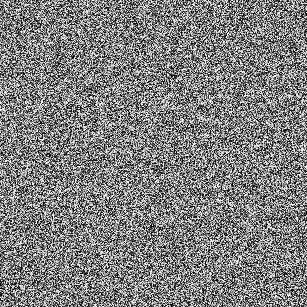
#> input picture Project_image_share_1.png, 307 x 307 px
$ python Massg2Decrypt.py
#> lines starting #> are read from the running program, lines starting #| are printed output that depends on the picture
from PIL import Image
import numpy as np


def extract_message(image_array):
    # Extract the hidden message from the LSB (Least Significant Bit) of the image array
    message_bytes = bytearray()
    for i in range(image_array.shape[0]):
        byte = 0
        for j in range(8):  # Iterate over each bit in the byte
            bit = image_array[i, j] & 1  # Extract the LSB of image pixel
            byte = byte | (
                bit << j
            )  # Set the j-th bit of the byte to the extracted bit
        message_bytes.append(byte)
        # Stop processing when the end of message symbol (null byte) is encountered
        if message_bytes[-1] == 0:
            break

    # Convert bytearray to string
    hidden_message = message_bytes.decode("utf-8")

    return hidden_message.rstrip("\x00")  # Remove trailing null bytes


def reconstruct_image(shares_paths):
    try:
        # Load the shares
        shares = [np.array(Image.open(path).convert("L")) for path in shares_paths]
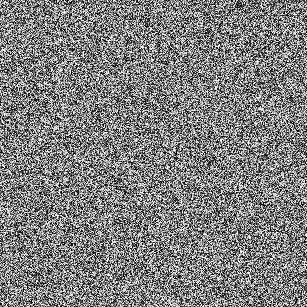
#> input picture Project_image_share_2.png, 307 x 307 px
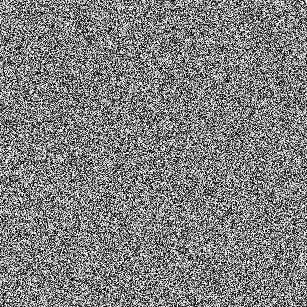
#> input picture Project_image_share_3.png, 307 x 307 px
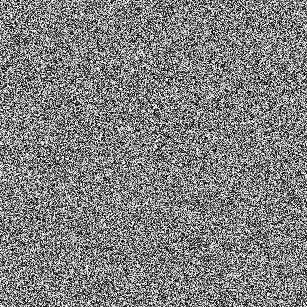
#> input picture Project_image_share_4.png, 307 x 307 px
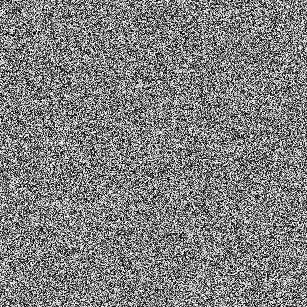
#> input picture Project_image_share_5.png, 307 x 307 px
#> shares = 5 items

        # Print shape and type of loaded shares for debugging
        for i, share in enumerate(shares):
            print(f"Share {i+1}: Shape={share.shape}, Type={share.dtype}")
#> this loop made 5 passes
#| Share 1: Shape=(307, 307), Type=uint8
#| Share 2: Shape=(307, 307), Type=uint8
#| Share 3: Shape=(307, 307), Type=uint8
#| Share 4: Shape=(307, 307), Type=uint8
#| Share 5: Shape=(307, 307), Type=uint8

        # Initialize the reconstructed image with the first share
        reconstructed_image = shares[0].copy()
#> reconstructed_image is the input picture: shape (307, 307); min 0, max 255, mean 127.6

        # XOR all shares together to reconstruct the original image
        for share in shares[1:]:
            reconstructed_image = np.bitwise_xor(reconstructed_image, share)
#> this loop made 4 passes
#> pass 1, in reconstruct_image, `reconstructed_image = np.bitwise_xor(reconstructed_image, share)`:
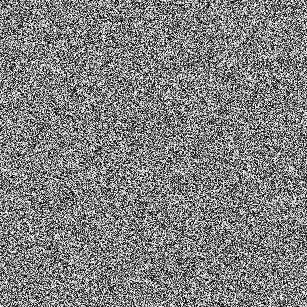
#> reconstructed_image: shape (307, 307); min 0, max 255, mean 127.8
#> pass 3, in reconstruct_image, `reconstructed_image = np.bitwise_xor(reconstructed_image, share)`:
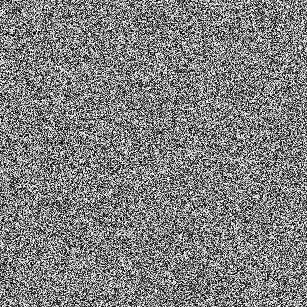
#> reconstructed_image: shape (307, 307); min 0, max 255, mean 127.3
#> after the loop:
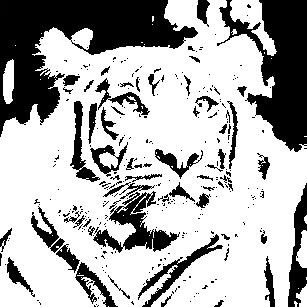
#> reconstructed_image: shape (307, 307); min 0, max 255, mean 174.5

        # Print shape and type of reconstructed image for debugging
        print(
            f"Reconstructed Image: Shape={reconstructed_image.shape}, Type={reconstructed_image.dtype}"
        )
#| Reconstructed Image: Shape=(307, 307), Type=uint8

        # Extract the hidden message from the reconstructed image
        hidden_message = extract_message(reconstructed_image)
#> hidden_message = 'VISUAL CRYPTORAPY'

        return hidden_message

    except Exception as e:
        print(f"Error during image reconstruction: {e}")
        return None


# Example usage:
shares_paths = [
    "Project_image_share_1.png",
    "Project_image_share_2.png",
    "Project_image_share_3.png",
    "Project_image_share_4.png",
    "Project_image_share_5.png",
]
hidden_message = reconstruct_image(shares_paths)
#> hidden_message = 'VISUAL CRYPTORAPY'

if hidden_message:
    print("Hidden Message:", hidden_message)
#| Hidden Message: VISUAL CRYPTORAPY
else:
    print("Failed to reconstruct the image or extract the message.")


# [124 lines of commented-out code are left out]
